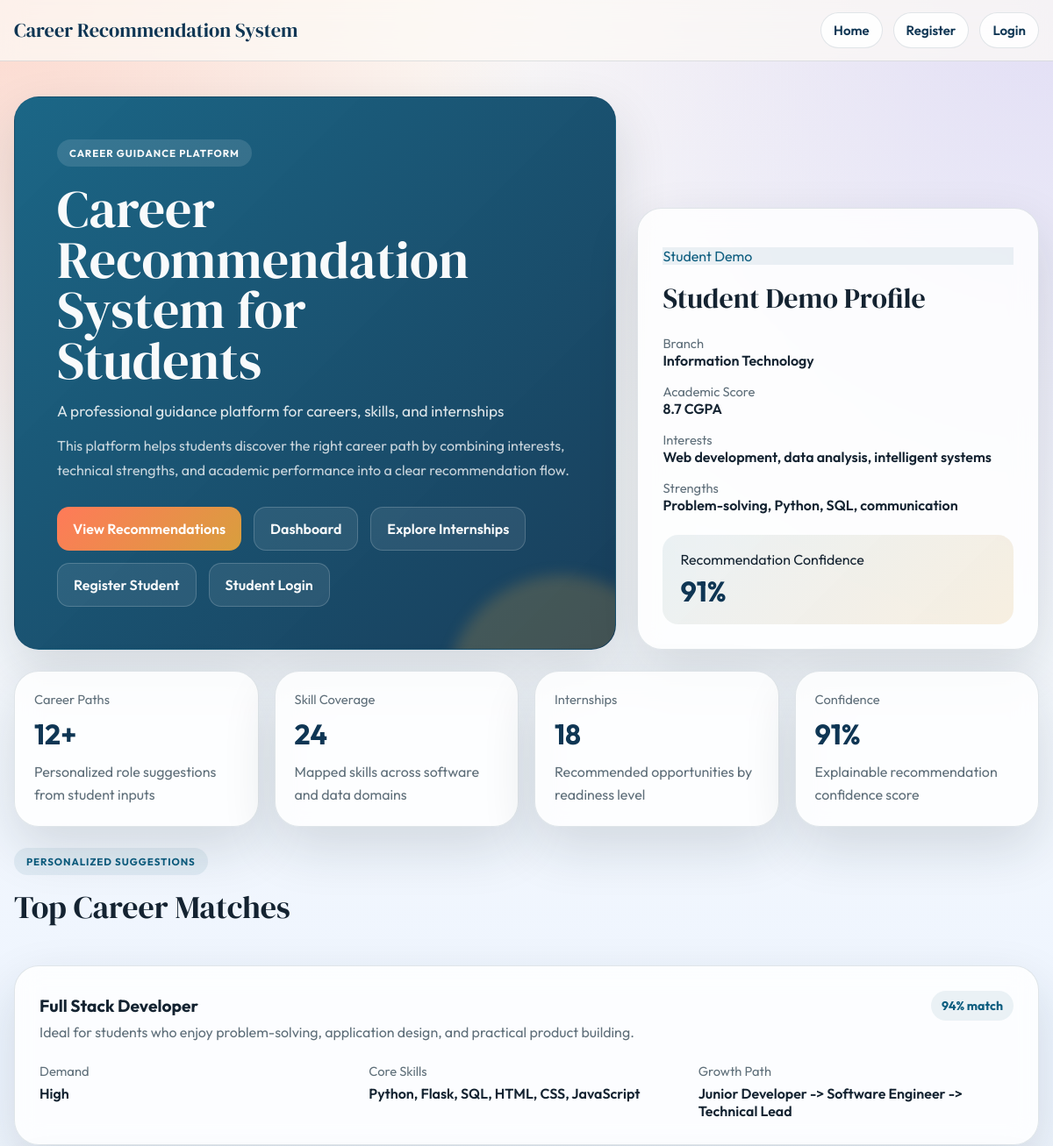
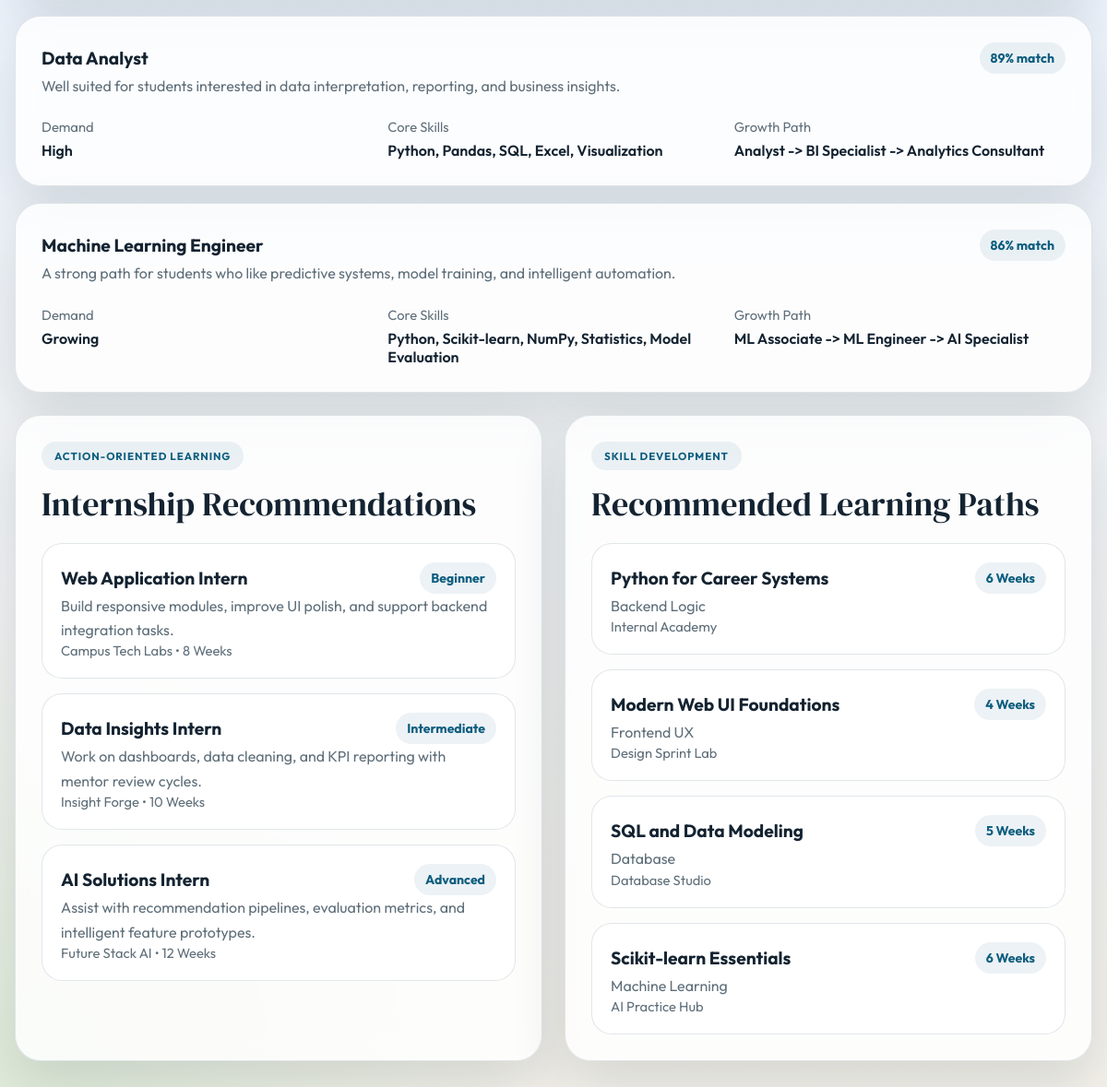
The page / on the database its author committed (2 pictures, top to bottom).
### tables this page shows
CREATE TABLE system_overview (
            id INTEGER PRIMARY KEY,
            title TEXT NOT NULL,
            subtitle TEXT NOT NULL,
            description TEXT NOT NULL
        );

CREATE TABLE student_profile (
            id INTEGER PRIMARY KEY,
            full_name TEXT NOT NULL,
            branch TEXT NOT NULL,
            academic_score TEXT NOT NULL,
            interests TEXT NOT NULL,
            strengths TEXT NOT NULL,
            confidence_score INTEGER NOT NULL
        );

CREATE TABLE highlight_metrics (
            id INTEGER PRIMARY KEY,
            label TEXT NOT NULL,
            value TEXT NOT NULL,
            detail TEXT NOT NULL,
            sort_order INTEGER NOT NULL
        );

CREATE TABLE recommended_careers (
            id INTEGER PRIMARY KEY,
            role_name TEXT NOT NULL,
            match_score INTEGER NOT NULL,
            demand_level TEXT NOT NULL,
            description TEXT NOT NULL,
            skills TEXT NOT NULL,
            growth_path TEXT NOT NULL
        );

CREATE TABLE internships (
            id INTEGER PRIMARY KEY,
            title TEXT NOT NULL,
            level TEXT NOT NULL,
            company TEXT NOT NULL,
            duration TEXT NOT NULL,
            description TEXT NOT NULL
        );

CREATE TABLE learning_paths (
            id INTEGER PRIMARY KEY,
            title TEXT NOT NULL,
            provider TEXT NOT NULL,
            duration TEXT NOT NULL,
            focus_area TEXT NOT NULL
        );

### app.py (the view)
@app.route("/")
def home() -> str:
    return render_template(
        "index.html",
        current_student=session.get("student_name"),
        **fetch_dashboard_data(),
    )

### app.py (called while the page is built)
def get_connection() -> sqlite3.Connection:
    connection = sqlite3.connect(DB_PATH)
    connection.row_factory = sqlite3.Row
    return connection

def fetch_dashboard_data() -> dict[str, object]:
    connection = get_connection()
    data = {
        "overview": connection.execute(
            "SELECT * FROM system_overview LIMIT 1"
        ).fetchone(),
        "metrics": connection.execute(
            "SELECT * FROM highlight_metrics ORDER BY sort_order"
        ).fetchall(),
        "careers": connection.execute(
            "SELECT * FROM recommended_careers ORDER BY match_score DESC"
        ).fetchall(),
        "internships": connection.execute(
            "SELECT * FROM internships ORDER BY id"
        ).fetchall(),
        "learning_paths": connection.execute(
            "SELECT * FROM learning_paths ORDER BY id"
        ).fetchall(),
        "student": connection.execute(
            "SELECT * FROM student_profile LIMIT 1"
        ).fetchone(),
    }
    connection.close()
    return data

### templates/index.html (shortened to what this page needs)
{% extends "base.html" %}
{% block content %}
<main class="page-shell centered-page home-page">
    <section class="hero hero-centered">
        <div class="hero-copy">
            <span class="eyebrow">Career Guidance Platform</span>
            <h1>{{ overview["title"] }}</h1>
            <p class="hero-subtitle">{{ overview["subtitle"] }}</p>
            <p class="hero-description">{{ overview["description"] }}</p>
            <div class="hero-actions">
                <a href="#career-matches" class="button button-primary">View Recommendations</a>
                <a href="{{ url_for('student_dashboard') if current_student else url_for('login') }}" class="button button-secondary">Dashboard</a>
                <a href="#internships" class="button button-secondary">Explore Internships</a>
                {% if 'user_id' not in session %}
                <a href="{{ url_for('register') }}" class="button button-secondary">Register Student</a>
                <a href="{{ url_for('login') }}" class="button button-secondary">Student Login</a>
                {% endif %}
            </div>
        </div>
        <aside class="profile-card">
            <p class="card-label">Student Demo</p>
            <h2>{{ student["full_name"] }}</h2>
            <div class="profile-grid">
                <div>
                    <span>Branch</span>
                    <strong>{{ student["branch"] }}</strong>
                </div>
                <div>
                    <span>Academic Score</span>
                    <strong>{{ student["academic_score"] }}</strong>
                </div>
                <div>
                    <span>Interests</span>
                    <strong>{{ student["interests"] }}</strong>
                </div>
                <div>
                    <span>Strengths</span>
                    <strong>{{ student["strengths"] }}</strong>
                </div>
            </div>
            <div class="confidence">
                <span>Recommendation Confidence</span>
                <strong>{{ student["confidence_score"] }}%</strong>
            </div>
        </aside>
    </section>
    <section class="metrics">
        {% for metric in metrics %}
        <article class="metric-card">
            <span>{{ metric["label"] }}</span>
            <strong>{{ metric["value"] }}</strong>
            <p>{{ metric["detail"] }}</p>
        </article>
        {% endfor %}
    </section>
    <section class="content-grid" id="career-matches">
        <div class="section-heading">
            <span class="eyebrow">Personalized Suggestions</span>
            <h2>Top Career Matches</h2>
        </div>
        <div class="career-list">
            {% for career in careers %}
            <article class="career-card">
                <div class="career-topline">
                    <h3>{{ career["role_name"] }}</h3>
                    <span class="score">{{ career["match_score"] }}% match</span>
                </div>
                <p>{{ career["description"] }}</p>
                <dl class="career-meta">
                    <div>
                        <dt>Demand</dt>
                        <dd>{{ career["demand_level"] }}</dd>
                    </div>
                    <div>
                        <dt>Core Skills</dt>
                        <dd>{{ career["skills"] }}</dd>
                    </div>
                    <div>
                        <dt>Growth Path</dt>
                        <dd>{{ career["growth_path"] }}</dd>
                    </div>
                </dl>
            </article>
            {% endfor %}
        </div>
    </section>
    <section class="lower-grid">
        <div class="panel" id="internships">
            <div class="section-heading">
                <span class="eyebrow">Action-Oriented Learning</span>
                <h2>Internship Recommendations</h2>
            </div>
            <div class="stack-list">
                {% for internship in internships %}
                <article class="stack-card">
                    <div class="stack-head">
                        <h3>{{ internship["title"] }}</h3>
                        <span>{{ internship["level"] }}</span>
                    </div>
                    <p>{{ internship["description"] }}</p>
                    <small>{{ internship["company"] }} • {{ internship["duration"] }}</small>
                </article>
                {% endfor %}
            </div>
        </div>
        <div class="panel">
            <div class="section-heading">
                <span class="eyebrow">Skill Development</span>
                <h2>Recommended Learning Paths</h2>
            </div>
            <div class="stack-list">
                {% for path in learning_paths %}
                <article class="stack-card">
                    <div class="stack-head">
                        <h3>{{ path["title"] }}</h3>
                        <span>{{ path["duration"] }}</span>
                    </div>
                    <p>{{ path["focus_area"] }}</p>
                    <small>{{ path["provider"] }}</small>
                </article>
                {% endfor %}
            </div>
        </div>
    </section>
</main>
{% endblock %}

### templates/base.html (shortened to what this page needs)
<!DOCTYPE html>
<html lang="en">
<head>
    <link rel="stylesheet" href="{{ url_for('static', filename='css/style.css') }}">
</head>
<body>
    <header class="site-header">
        <div class="site-header-inner">
            <a href="{{ url_for('home') }}" class="brand-mark">Career Recommendation System</a>
            <nav class="site-nav">
                <a href="{{ url_for('home') }}" class="nav-link">Home</a>
                {% if 'user_id' in session %}
                <a href="{{ url_for('student_dashboard') }}" class="nav-link">Dashboard</a>
                <a href="{{ url_for('student_profile') }}" class="nav-link">Student Profile</a>
                <a href="{{ url_for('logout') }}" class="nav-link nav-link-accent">Logout</a>
                {% else %}
                <a href="{{ url_for('register') }}" class="nav-link">Register</a>
                <a href="{{ url_for('login') }}" class="nav-link">Login</a>
                {% endif %}
            </nav>
        </div>
    </header>
    {% block content %}{% endblock %}
</body>
</html>

### rows shown on the page
system_overview: title "Career Recommendation System for Students", subtitle "A professional guidance platform for careers, skills, and internships", description "This platform helps students discover the right career path by combining interests, technical strengths, and academic performance into a clear recommendation flow."
student_profile: full_name "Student Demo Profile", branch "Information Technology", academic_score "8.7 CGPA", interests "Web development, data analysis, intelligent systems", strengths "Problem-solving, Python, SQL, communication", confidence_score "91"
highlight_metrics: label "Career Paths", value "12+", detail "Personalized role suggestions from student inputs"
highlight_metrics: label "Skill Coverage", value "24", detail "Mapped skills across software and data domains"
highlight_metrics: label "Internships", value "18", detail "Recommended opportunities by readiness level"
highlight_metrics: label "Confidence", value "91%", detail "Explainable recommendation confidence score"
recommended_careers: role_name "Full Stack Developer", match_score "94", description "Ideal for students who enjoy problem-solving, application design, and practical product building.", demand_level "High", skills "Python, Flask, SQL, HTML, CSS, JavaScript", growth_path "Junior Developer -> Software Engineer -> Technical Lead"
recommended_careers: role_name "Data Analyst", match_score "89", description "Well suited for students interested in data interpretation, reporting, and business insights.", demand_level "High", skills "Python, Pandas, SQL, Excel, Visualization", growth_path "Analyst -> BI Specialist -> Analytics Consultant"
recommended_careers: role_name "Machine Learning Engineer", match_score "86", description "A strong path for students who like predictive systems, model training, and intelligent automation.", demand_level "Growing", skills "Python, Scikit-learn, NumPy, Statistics, Model Evaluation", growth_path "ML Associate -> ML Engineer -> AI Specialist"
internships: title "Web Application Intern", level "Beginner", description "Build responsive modules, improve UI polish, and support backend integration tasks.", company "Campus Tech Labs", duration "8 Weeks"
internships: title "Data Insights Intern", level "Intermediate", description "Work on dashboards, data cleaning, and KPI reporting with mentor review cycles.", company "Insight Forge", duration "10 Weeks"
internships: title "AI Solutions Intern", level "Advanced", description "Assist with recommendation pipelines, evaluation metrics, and intelligent feature prototypes.", company "Future Stack AI", duration "12 Weeks"
learning_paths: title "Python for Career Systems", duration "6 Weeks", focus_area "Backend Logic", provider "Internal Academy"
learning_paths: title "Modern Web UI Foundations", duration "4 Weeks", focus_area "Frontend UX", provider "Design Sprint Lab"
learning_paths: title "SQL and Data Modeling", duration "5 Weeks", focus_area "Database", provider "Database Studio"
learning_paths: title "Scikit-learn Essentials", duration "6 Weeks", focus_area "Machine Learning", provider "AI Practice Hub"
